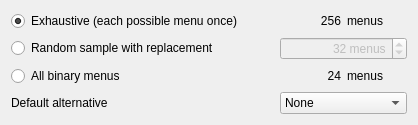
<?xml version="1.0" encoding="UTF-8"?>
<ui version="4.0">
 <class>GenMenus</class>
 <widget class="QWidget" name="GenMenus">
  <property name="geometry">
   <rect>
    <x>0</x>
    <y>0</y>
    <width>418</width>
    <height>125</height>
   </rect>
  </property>
  <property name="windowTitle">
   <string>Menu distribution</string>
  </property>
  <layout class="QGridLayout" name="gridLayout">
   <item row="0" column="0">
    <widget class="QRadioButton" name="rbExhaustive">
     <property name="sizePolicy">
      <sizepolicy hsizetype="Expanding" vsizetype="Fixed">
       <horstretch>0</horstretch>
       <verstretch>0</verstretch>
      </sizepolicy>
     </property>
     <property name="text">
      <string>Exhaustive (each possible menu once)</string>
     </property>
     <property name="checked">
      <bool>true</bool>
     </property>
    </widget>
   </item>
   <item row="0" column="1">
    <widget class="QLabel" name="lblExhaustiveCount">
     <property name="text">
      <string>256</string>
     </property>
     <property name="alignment">
      <set>Qt::AlignRight|Qt::AlignTrailing|Qt::AlignVCenter</set>
     </property>
    </widget>
   </item>
   <item row="0" column="2">
    <widget class="QLabel" name="label_3">
     <property name="text">
      <string>menus</string>
     </property>
    </widget>
   </item>
   <item row="1" column="0">
    <widget class="QRadioButton" name="rbSampleWithReplacement">
     <property name="sizePolicy">
      <sizepolicy hsizetype="Expanding" vsizetype="Fixed">
       <horstretch>0</horstretch>
       <verstretch>0</verstretch>
      </sizepolicy>
     </property>
     <property name="text">
      <string>Random sample with replacement</string>
     </property>
    </widget>
   </item>
   <item row="1" column="1" colspan="2">
    <widget class="QSpinBox" name="sbSampleWithReplacementCount">
     <property name="enabled">
      <bool>false</bool>
     </property>
     <property name="wrapping">
      <bool>false</bool>
     </property>
     <property name="frame">
      <bool>true</bool>
     </property>
     <property name="alignment">
      <set>Qt::AlignRight|Qt::AlignTrailing|Qt::AlignVCenter</set>
     </property>
     <property name="buttonSymbols">
      <enum>QAbstractSpinBox::UpDownArrows</enum>
     </property>
     <property name="suffix">
      <string> menus</string>
     </property>
     <property name="minimum">
      <number>1</number>
     </property>
     <property name="maximum">
      <number>9999999</number>
     </property>
     <property name="value">
      <number>32</number>
     </property>
    </widget>
   </item>
   <item row="2" column="0">
    <widget class="QRadioButton" name="rbBinary">
     <property name="sizePolicy">
      <sizepolicy hsizetype="Expanding" vsizetype="Fixed">
       <horstretch>0</horstretch>
       <verstretch>0</verstretch>
      </sizepolicy>
     </property>
     <property name="text">
      <string>All binary menus</string>
     </property>
    </widget>
   </item>
   <item row="2" column="1">
    <widget class="QLabel" name="lblBinaryCount">
     <property name="text">
      <string>24</string>
     </property>
     <property name="alignment">
      <set>Qt::AlignRight|Qt::AlignTrailing|Qt::AlignVCenter</set>
     </property>
    </widget>
   </item>
   <item row="2" column="2">
    <widget class="QLabel" name="label_4">
     <property name="text">
      <string>menus</string>
     </property>
    </widget>
   </item>
   <item row="3" column="0">
    <widget class="QLabel" name="label">
     <property name="text">
      <string>Default alternative</string>
     </property>
    </widget>
   </item>
   <item row="3" column="1" colspan="2">
    <widget class="QComboBox" name="cbDefault">
     <property name="sizePolicy">
      <sizepolicy hsizetype="Expanding" vsizetype="Fixed">
       <horstretch>0</horstretch>
       <verstretch>0</verstretch>
      </sizepolicy>
     </property>
     <item>
      <property name="text">
       <string>None</string>
      </property>
     </item>
     <item>
      <property name="text">
       <string>Uniformly random</string>
      </property>
     </item>
    </widget>
   </item>
  </layout>
 </widget>
 <resources/>
 <connections>
  <connection>
   <sender>rbExhaustive</sender>
   <signal>toggled(bool)</signal>
   <receiver>sbSampleWithReplacementCount</receiver>
   <slot>setDisabled(bool)</slot>
   <hints>
    <hint type="sourcelabel">
     <x>137</x>
     <y>19</y>
    </hint>
    <hint type="destinationlabel">
     <x>324</x>
     <y>47</y>
    </hint>
   </hints>
  </connection>
  <connection>
   <sender>rbSampleWithReplacement</sender>
   <signal>toggled(bool)</signal>
   <receiver>sbSampleWithReplacementCount</receiver>
   <slot>setEnabled(bool)</slot>
   <hints>
    <hint type="sourcelabel">
     <x>137</x>
     <y>47</y>
    </hint>
    <hint type="destinationlabel">
     <x>324</x>
     <y>47</y>
    </hint>
   </hints>
  </connection>
  <connection>
   <sender>rbBinary</sender>
   <signal>toggled(bool)</signal>
   <receiver>sbSampleWithReplacementCount</receiver>
   <slot>setDisabled(bool)</slot>
   <hints>
    <hint type="sourcelabel">
     <x>137</x>
     <y>76</y>
    </hint>
    <hint type="destinationlabel">
     <x>324</x>
     <y>47</y>
    </hint>
   </hints>
  </connection>
 </connections>
</ui>
